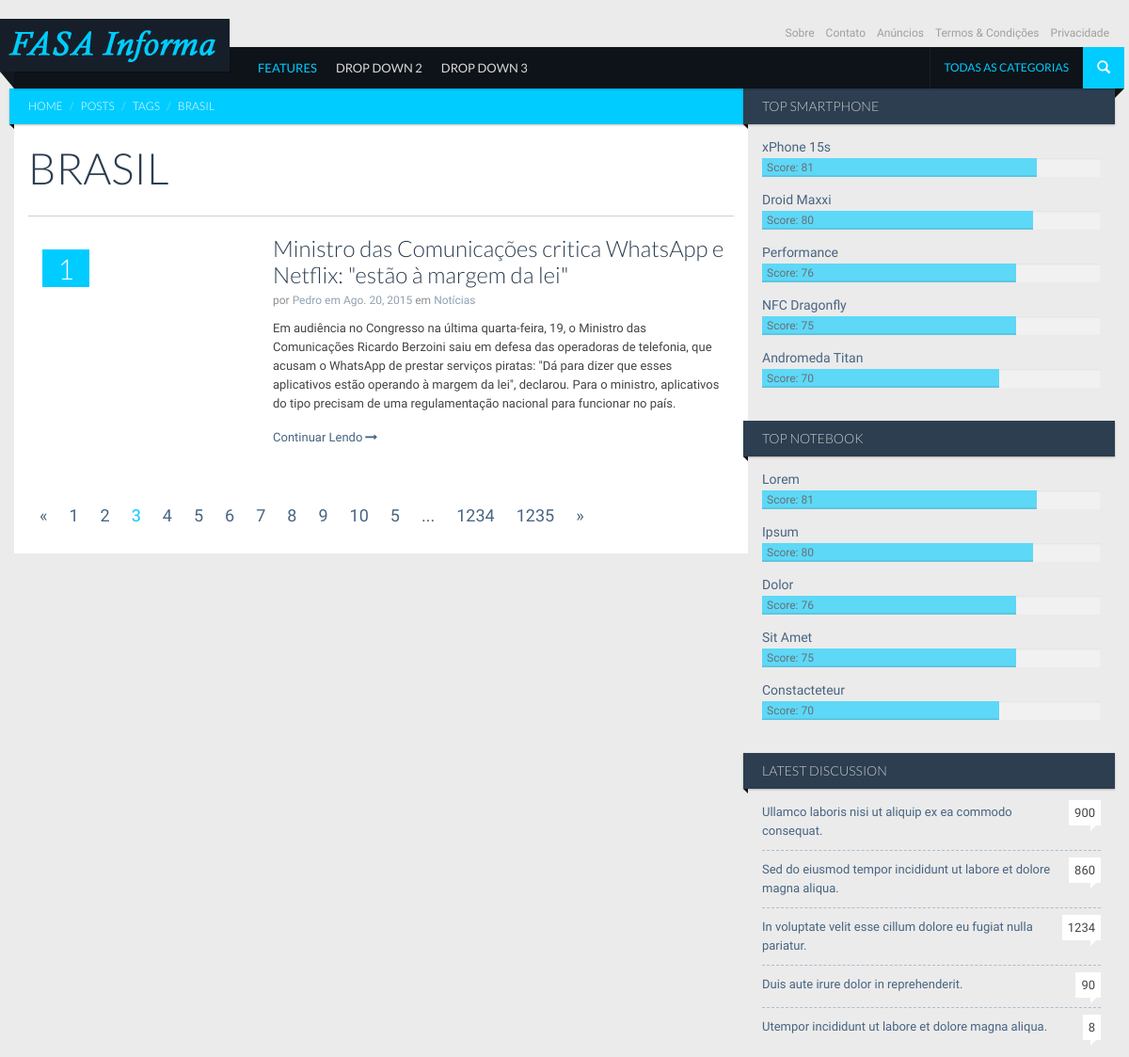
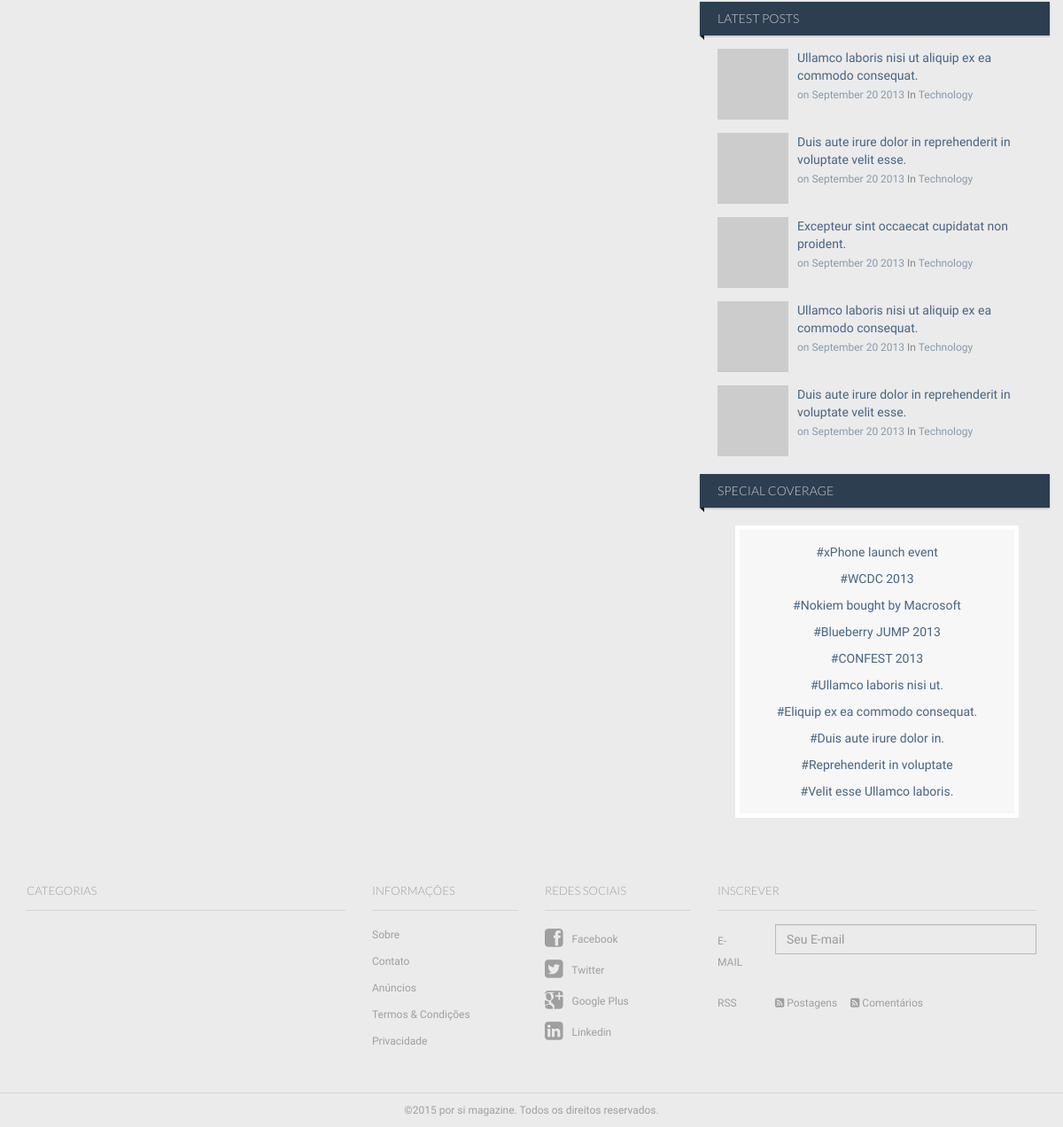
The page /posts/tag/brasil/ on the database its author committed (2 pictures, top to bottom).
### posts/models.py (models this page shows, shortened)
class Tags(models.Model):
	name  = models.SlugField(blank=True)
	label = models.CharField(max_length=50)
	def __str__(self):
		return self.label

class Posts(models.Model):
	title 	           = models.CharField(max_length=100, null=False, blank=False)
	image_link         = models.CharField(max_length=200)
	short_description  = models.TextField(max_length=10000)
	content            = RichTextField()
	author             = models.ForeignKey(User)
	tags               = models.ManyToManyField('Tags')
	category           = models.ForeignKey('Categories')
	pub_date           = models.DateField()
	pub_hour           = models.TimeField()
	is_active          = models.BooleanField(default=True)
	slug               = models.SlugField(blank=True)

class Categories(models.Model):
	name  = models.SlugField(blank=True)
	label = models.CharField(max_length=50)
	def __str__(self):
		return self.label

### posts/views.py (the view)
# urls.py: url(r'^tag/([\w-]+)/$', PostsTagList.as_view(), name='posts_tag_list'),
class PostsTagList(ListView):
	template_name = 'posts/posts_tag_list.html'
	context_object_name = 'posts'
	def get_queryset(self):
		self.tag = get_object_or_404(Tags, name=self.args[0])
		return Posts.objects.filter(tags__name__contains=self.tag)
	def get_context_data(self, **kwargs):
	    context = super(PostsTagList, self).get_context_data(**kwargs)
	    self.tag = get_object_or_404(Tags, name=self.args[0])
	    context['tag'] = self.tag
	    return context

### posts/templates/posts/posts_tag_list.html (shortened to what this page needs)
{% extends "homesite/base.html" %}
	{% block content %}
		<div id="main" class="container">
			<div id="content" class="content section row">
				<div class="col-md-8 bg-base col-lg-8 col-xl-9">
					<div class="ribbon ribbon-highlight">
						<ol class="breadcrumb ribbon-inner">
							<li><a href="#">Home</a></li>
							<li><a href="#">Posts</a></li>
							<li><a href="#">Tags</a></li>
							<li class="active">{{ tag.label }}</li>
						</ol>
					</div>
					<header class="page-header">
						<h2 class="page-title">
							{{ tag.label|upper }}
						</h2>
					</header>
					<div class="entries">
						{% for post in posts %}
							<article class="entry style-media media type-post">
								<div class="style-review-score">{{ post.id }}</div>
								<figure class="media-object pull-left entry-thumbnail">
								</figure>
								<div class="media-body">
									<header class="entry-header">
										<h3 class="entry-title">
											<a href="{% url 'post_detail' post.slug %}" rel="bookmark">{{ post.title }}</a>
										</h3>
										<div class="entry-meta">
											<span class="author">por <a href="blog.html">{{ post.author }}</a></span>
											<span class="entry-date"><a href="blog.html">em <time datetime="2013-07-04T23:26:34+00:00">{{ post.pub_date }}</time></a></span>
											<span class="category">em <a href="{% url 'posts_category_list' post.category %}">{{ post.category }}</a></span>
										</div>
									</header>
									<p>
										{{ post.short_description }}
										<a href="{% url 'post_detail' post.slug %}" class="more-link">Continuar Lendo<i class="icon icon-long-arrow-right"></i></a>
									</p>
								</div>
							</article>
						{% endfor %}
					</div>
					<ul class="pagination">
						<li><a href="#">&laquo;</a></li>
						<li><a href="#">1</a></li>
						<li><a href="#">2</a></li>
						<li class="active"><span>3</span></li>
						<li><a href="#">4</a></li>
						<li><a href="#">5</a></li>
						<li><a href="#">6</a></li>
						<li><a href="#">7</a></li>
						<li><a href="#">8</a></li>
						<li><a href="#">9</a></li>
						<li><a href="#">10</a></li>
						<li><a href="#">5</a></li>
						<li><span> ... </span></li>
						<li><a href="#">1234</a></li>
						<li><a href="#">1235</a></li>
						<li><a href="#">&raquo;</a></li>
					</ul>
				</div>
				<div class="sidebar col-md-4 col-lg-4 col-xl-3">
					<aside class="widget">
						<h2 class="widget-title ribbon"><span>Top Smartphone</span></h2>
						<ul class="entries">
							<li class="entry style-score-widget">
								<div class="score-label entry-title"><a href="single-full.html">xPhone 15s</a></div>
								<div class="progress">
									<div class="progress-bar" role="progressbar" aria-valuenow="60" aria-valuemin="0" aria-valuemax="100" style="width: 81%;">
										<span>Score:&nbsp;81</span>
									</div>
								</div>
							</li>
							<li class="entry style-score-widget">
								<div class="score-label entry-title"><a href="single-full.html">Droid Maxxi</a></div>
								<div class="progress">
									<div class="progress-bar" role="progressbar" aria-valuenow="60" aria-valuemin="0" aria-valuemax="100" style="width: 80%;">
										<span>Score:&nbsp;80</span>
									</div>
								</div>
							</li>
							<li class="entry style-score-widget">
								<div class="score-label entry-title"><a href="single-full.html">Performance</a></div>
								<div class="progress">
									<div class="progress-bar" role="progressbar" aria-valuenow="60" aria-valuemin="0" aria-valuemax="100" style="width: 75%;">
										<span>Score:&nbsp;76</span>
									</div>
								</div>
							</li>
							<li class="entry style-score-widget">
								<div class="score-label entry-title"><a href="single-full.html">NFC Dragonfly</a></div>
								<div class="progress">
									<div class="progress-bar" role="progressbar" aria-valuenow="60" aria-valuemin="0" aria-valuemax="100" style="width: 75%;">
										<span>Score:&nbsp;75</span>
									</div>
								</div>
							</li>
							<li class="entry style-score-widget">
								<div class="score-label entry-title"><a href="single-full.html">Andromeda Titan</a></div>
								<div class="progress">
									<div class="progress-bar" role="progressbar" aria-valuenow="60" aria-valuemin="0" aria-valuemax="100" style="width: 70%;">
										<span>Score:&nbsp;70</span>
									</div>
								</div>
							</li>
						</ul>
					</aside>
					<aside class="widget">
						<h2 class="widget-title ribbon"><span>Top Notebook</span></h2>
						<ul class="entries">
							<li class="entry style-score-widget">
								<div class="score-label entry-title"><a href="single-full.html">Lorem</a></div>
								<div class="progress">
									<div class="progress-bar" role="progressbar" aria-valuenow="60" aria-valuemin="0" aria-valuemax="100" style="width: 81%;">
										<span>Score:&nbsp;81</span>
									</div>
								</div>
							</li>
							<li class="entry style-score-widget">
								<div class="score-label entry-title"><a href="single-full.html">Ipsum</a></div>
								<div class="progress">
									<div class="progress-bar" role="progressbar" aria-valuenow="60" aria-valuemin="0" aria-valuemax="100" style="width: 80%;">
										<span>Score:&nbsp;80</span>
									</div>
								</div>
							</li>
							<li class="entry style-score-widget">
								<div class="score-label entry-title"><a href="single-full.html">Dolor</a></div>
								<div class="progress">
									<div class="progress-bar" role="progressbar" aria-valuenow="60" aria-valuemin="0" aria-valuemax="100" style="width: 75%;">
										<span>Score:&nbsp;76</span>
									</div>
								</div>
							</li>
							<li class="entry style-score-widget">
								<div class="score-label entry-title"><a href="single-full.html">Sit Amet</a></div>
								<div class="progress">
									<div class="progress-bar" role="progressbar" aria-valuenow="60" aria-valuemin="0" aria-valuemax="100" style="width: 75%;">
										<span>Score:&nbsp;75</span>
									</div>
								</div>
							</li>
							<li class="entry style-score-widget">
								<div class="score-label entry-title"><a href="single-full.html">Constacteteur</a></div>
								<div class="progress">
									<div class="progress-bar" role="progressbar" aria-valuenow="60" aria-valuemin="0" aria-valuemax="100" style="width: 70%;">
										<span>Score:&nbsp;70</span>
									</div>
								</div>
							</li>
						</ul>
					</aside>
					<aside class="widget">
						<h3 class="widget-title ribbon"><span>Latest Discussion</span></h3>
						<ul class="entries">
							<li class="entry style-recent-list type-post">
								<span class="comments-count-balloon">900</span>
								<a href="single.html" rel="bookmark" class="entry-title">Ullamco laboris nisi ut aliquip ex ea commodo consequat.</a>
							</li>
							<li class="entry style-recent-list type-post">
								<span class="comments-count-balloon">860</span>
								<a href="single.html" rel="bookmark" class="entry-title">Sed do eiusmod tempor incididunt ut labore et dolore magna aliqua.</a>
							</li>
							<li class="entry style-recent-list type-post">
								<span class="comments-count-balloon">1234</span>
								<a href="single.html" rel="bookmark" class="entry-title">In voluptate velit esse cillum dolore eu fugiat nulla pariatur.</a>
							</li>
							<li class="entry style-recent-list type-post">
								<span class="comments-count-balloon">90</span>
								<a href="single.html" rel="bookmark" class="entry-title">Duis aute irure dolor in reprehenderit.</a>
							</li>
							<li class="entry style-recent-list type-post">
								<span class="comments-count-balloon">8</span>
								<a href="single.html" rel="bookmark" class="entry-title">Utempor incididunt ut labore et dolore magna aliqua.</a>
							</li>
						</ul>
					</aside>
					<aside class="widget">
						<h2 class="widget-title ribbon"><span>Latest Posts</span></h2>
						<div class="entries row">
							<article class="type-post style-media-list media col-sm-6 col-md-12">
								<img src="../img/placeholder.gif" data-src="../uploads/80x80_1.jpg" data-src-retina="../uploads/160x160_2.jpg" width="80" height="80" class="media-object pull-left" alt="">
								<div class="media-body">
									<h3  class="entry-title">
										<a href="single.html" rel="bookmark">Ullamco laboris nisi ut aliquip ex ea commodo consequat.</a>
									</h3>
									<div class="entry-meta">
										<span class="entry-date"><a href="blog.html">on <time datetime="2013-07-04T23:26:34+00:00">September 20 2013</time></a></span>
										<span class="category">In <a href="blog.html">Technology</a></span>
									</div>
								</div>
							</article>
							<article class="type-post style-media-list media col-sm-6 col-md-12">
								<img src="../img/placeholder.gif" data-src="../uploads/80x80_2.jpg" data-src-retina="../uploads/160x160_2.jpg" width="80" height="80" class="media-object pull-left" alt="">
								<div class="media-body">
									<h3  class="entry-title">
										<a href="single.html" rel="bookmark">Duis aute irure dolor in reprehenderit in voluptate velit esse.</a>
									</h3>
									<div class="entry-meta">
										<span class="entry-date"><a href="blog.html">on <time datetime="2013-07-04T23:26:34+00:00">September 20 2013</time></a></span>
										<span class="category">In <a href="blog.html">Technology</a></span>
									</div>
								</div>
							</article>
							<article class="type-post style-media-list media col-sm-6 col-md-12">
								<img src="../img/placeholder.gif" data-src="../uploads/80x80_3.jpg" data-src-retina="../uploads/160x160_2.jpg" width="80" height="80" class="media-object pull-left" alt="">
								<div class="media-body">
									<h3  class="entry-title">
										<a href="single.html" rel="bookmark">Excepteur sint occaecat cupidatat non proident.</a>
									</h3>
									<div class="entry-meta">
										<span class="entry-date"><a href="blog.html">on <time datetime="2013-07-04T23:26:34+00:00">September 20 2013</time></a></span>
										<span class="category">In <a href="blog.html">Technology</a></span>
									</div>
								</div>
							</article>
							<article class="type-post style-media-list media col-sm-6 col-md-12">
								<img src="../img/placeholder.gif" data-src="../uploads/80x80_4.jpg" data-src-retina="../uploads/160x160_2.jpg" width="80" height="80" class="media-object pull-left" alt="">
								<div class="media-body">
									<h3  class="entry-title">
										<a href="single.html" rel="bookmark">Ullamco laboris nisi ut aliquip ex ea commodo consequat.</a>
									</h3>
									<div class="entry-meta">
										<span class="entry-date"><a href="blog.html">on <time datetime="2013-07-04T23:26:34+00:00">September 20 2013</time></a></span>
										<span class="category">In <a href="blog.html">Technology</a></span>
									</div>
								</div>
							</article>
							<article class="type-post style-media-list media col-sm-6 col-md-12">
								<img src="../img/placeholder.gif" data-src="../uploads/80x80_5.jpg" data-src-retina="../uploads/160x160_2.jpg" width="80" height="80" class="media-object pull-left" alt="">
								<div class="media-body">
									<h3  class="entry-title">
										<a href="single.html" rel="bookmark">Duis aute irure dolor in reprehenderit in voluptate velit esse.</a>
									</h3>
									<div class="entry-meta">
										<span class="entry-date"><a href="blog.html">on <time datetime="2013-07-04T23:26:34+00:00">September 20 2013</time></a></span>
										<span class="category">In <a href="blog.html">Technology</a></span>
									</div>
								</div>
							</article>
						</div>
					</aside>
					<aside class="widget">
						<h3 class="widget-title ribbon"><span>Special Coverage</span></h3>
						<ul class="entries coverageList aligncenter">
							<li><a href="blog.html">#xPhone launch event</a></li>
							<li><a href="blog.html">#WCDC 2013</a></li>
							<li><a href="blog.html">#Nokiem bought by Macrosoft</a></li>
							<li><a href="blog.html">#Blueberry JUMP 2013</a></li>
							<li><a href="blog.html">#CONFEST 2013</a></li>
							<li><a href="blog.html">#Ullamco laboris nisi ut. </a></li>
							<li><a href="blog.html">#Eliquip ex ea commodo consequat.</a></li>
							<li><a href="blog.html">#Duis aute irure dolor in.</a></li>
							<li><a href="blog.html">#Reprehenderit in voluptate</a></li>
							<li><a href="blog.html">#Velit esse Ullamco laboris.</a></li>
						</ul>
					</aside>
				</div>
			</div>
		</div>
	{% endblock content %}

### rows shown on the page
Tags: label "BRASIL"
Posts: id "1", title "Ministro das Comunicações critica WhatsApp e Netflix: \"estão à margem da lei\"", author "Pedro", pub_date "Ago. 20, 2015", category "Notícias", short_description "Em audiência no Congresso na última quarta-feira, 19, o Ministro das Comunicações Ricardo Berzoini saiu em defesa das operadoras de telefonia, que acusam o WhatsApp de prestar serviços piratas: \"Dá para dizer que esses aplicativos estão operando à margem da lei\", declarou. Para o ministro, aplicativos do tipo precisam de uma regulamentação nacional para funcionar no país."
